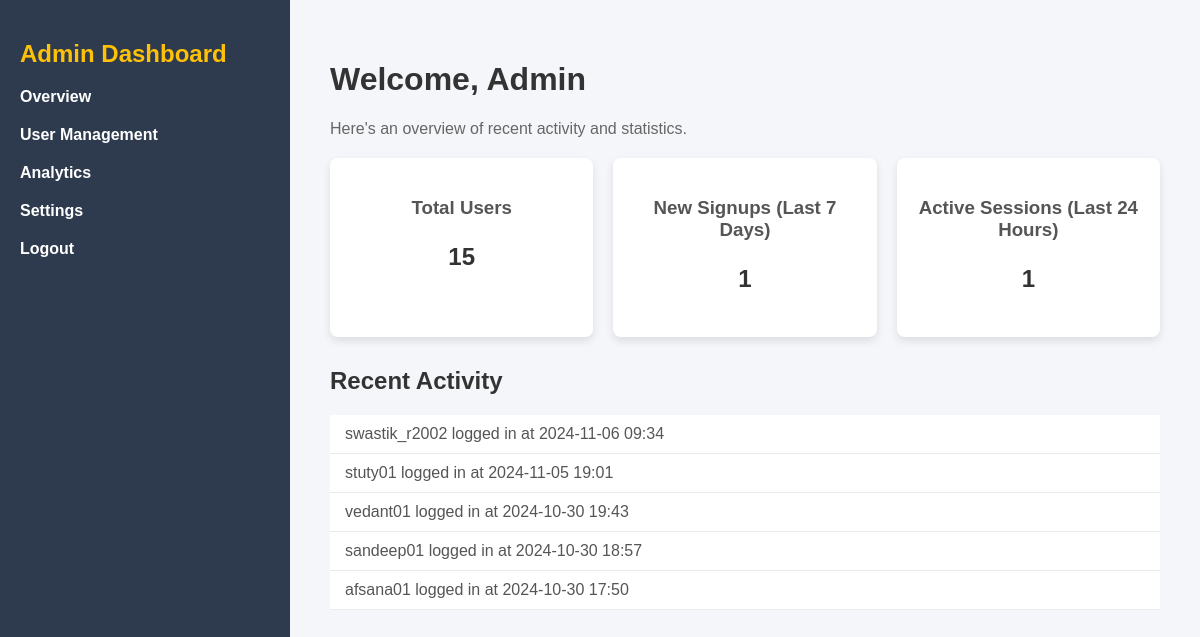
/admin_dashboard/ (signed in), run on an earlier commit of the app's database.
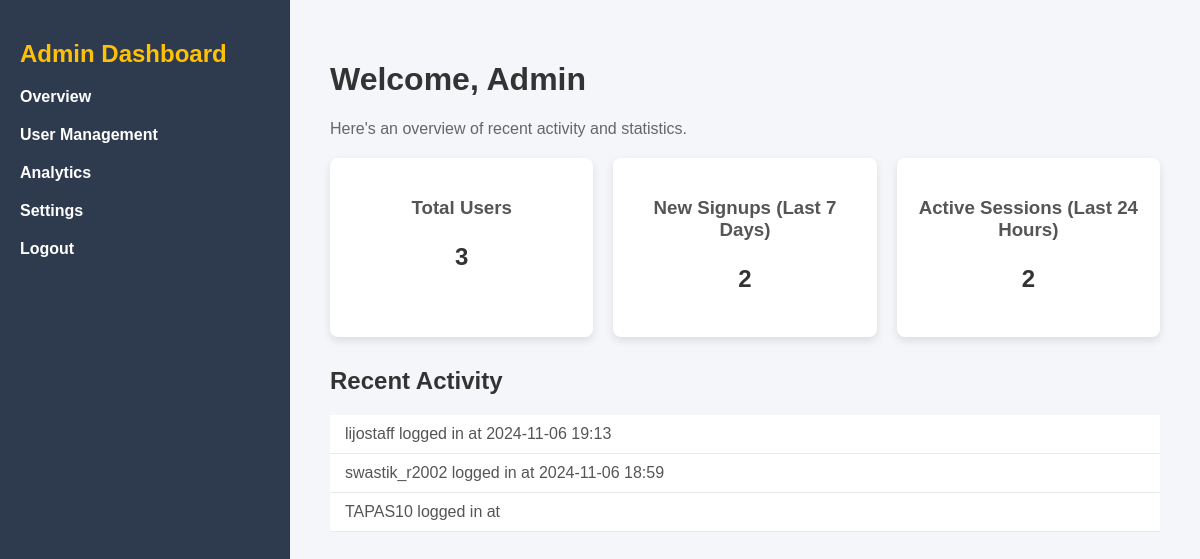
And on a later commit of the database.
### monitoring/models.py (models this page shows, shortened)
class CustomUser(AbstractUser):
    USER_TYPE_CHOICES = (
        ('user', 'User'),
        ('staff', 'Staff'),
    )
    usertype = models.CharField(max_length=10, choices=USER_TYPE_CHOICES, default='user')
    phone_number = models.CharField(max_length=15, blank=True, null=True)
    dob = models.DateField(blank=True, null=True)
    gender = models.CharField(max_length=10, choices=[('male', 'Male'), ('female', 'Female'), ('other', 'Other')], blank=True, null=True)
    groups = models.ManyToManyField(
        Group,
        related_name='customuser_set',
        blank=True,
    )
    user_permissions = models.ManyToManyField(
        Permission,
        related_name='customuser_set',
        blank=True,
    )

### monitoring/views.py (the view)
# urls.py: path('admin_dashboard/', views.admin_dashboard, name='admin_dashboard'),
@login_required
def admin_dashboard(request):
    total_users = CustomUser.objects.count()
    new_signups = CustomUser.objects.filter(date_joined__gte=timezone.now() - timezone.timedelta(days=7)).count()
    active_sessions = CustomUser.objects.filter(last_login__gte=timezone.now() - timezone.timedelta(days=1)).count()
    users = CustomUser.objects.all()
    context = {
        'total_users': total_users,
        'new_signups': new_signups,
        'active_sessions': active_sessions,
        'recent_activities': CustomUser.objects.order_by('-last_login')[:5],
        'users': users,
    }
    return render(request, 'monitoring/admin_dashboard.html', context)

### templates/monitoring/admin_dashboard.html (shortened to what this page needs)
{% load static %}
<!DOCTYPE html>
<html lang="en">
<head>
    <link rel="stylesheet" href="{% static 'css/admin_dashboard.css' %}">
</head>
<body>
    <div class="dashboard-container">
        <aside class="sidebar">
            <h2>Admin Dashboard</h2>
            <ul>
                <li><a href="{% url 'admin_dashboard' %}">Overview</a></li>
                <li><a href="{% url 'user_management' %}">User Management</a></li>
                <li><a href="#">Analytics</a></li>
                <li><a href="#">Settings</a></li>
                <li><a href="{% url 'logout' %}">Logout</a></li>
            </ul>
        </aside>
        <main class="main-content">
            <header>
                <h1>Welcome, Admin</h1>
                <p>Here's an overview of recent activity and statistics.</p>
            </header>
            <section class="stats">
                <div class="stat-card">
                    <h3>Total Users</h3>
                    <p>{{ total_users }}</p>
                </div>
                <div class="stat-card">
                    <h3>New Signups (Last 7 Days)</h3>
                    <p>{{ new_signups }}</p>
                </div>
                <div class="stat-card">
                    <h3>Active Sessions (Last 24 Hours)</h3>
                    <p>{{ active_sessions }}</p>
                </div>
            </section>
            <section class="recent-activity">
                <h2>Recent Activity</h2>
                <ul>
                    {% for user in recent_activities %}
                    <li>{{ user.username }} logged in at {{ user.last_login|date:"Y-m-d H:i" }}</li>
                    {% empty %}
                    <li>No recent activities found.</li>
                    {% endfor %}
                </ul>
            </section>
        </main>
    </div>
</body>
</html>

### static/css/admin_dashboard.css (style rules this page uses)
body, html { margin: 0; padding: 0; font-family: Arial, sans-serif; background-color: #f4f6f9; }
.dashboard-container { display: flex; min-height: 100vh; }
.sidebar { width: 250px; background-color: #2e3b4e; color: #fff; padding: 20px; }
.sidebar h2 { color: #ffc107; font-weight: 700; }
.sidebar ul { list-style-type: none; padding: 0; }
.sidebar ul li { margin: 20px 0; }
.sidebar ul li a { color: #fff; text-decoration: none; font-weight: 600; }
.main-content { flex: 1; padding: 40px; background-color: #f4f6f9; }
.main-content header h1 { font-size: 2rem; color: #333; }
.main-content header p { color: #666; }
.stats { display: flex; gap: 20px; margin: 20px 0; }
.stat-card { background-color: #fff; padding: 20px; border-radius: 8px; box-shadow: 0px 4px 8px rgba(0, 0, 0, 0.1); text-align: center; flex: 1; }
.stat-card h3 { color: #555; font-weight: 600; }
.stat-card p { font-size: 1.5rem; color: #333; font-weight: bold; }
.recent-activity { margin-top: 30px; }
.recent-activity h2 { color: #333; font-size: 1.5rem; }
.recent-activity ul { list-style: none; padding: 0; margin: 0; }
.recent-activity ul li { background: #fff; padding: 10px 15px; border-bottom: 1px solid #eaeaea; color: #555; }

What changed in the data, as far as the page shows it:
removed CustomUser: username "stuty01", last_login "2024-11-05 19:01"
removed CustomUser: username "vedant01", last_login "2024-10-30 19:43"
removed CustomUser: username "sandeep01", last_login "2024-10-30 18:57"
removed CustomUser: username "afsana01", last_login "2024-10-30 17:50"
added CustomUser: username "lijostaff", last_login "2024-11-06 19:13"
changed CustomUser "swastik_r2002": last_login "2024-11-06 09:34" → "2024-11-06 18:59"
added CustomUser: username "TAPAS10"
Also different on the page:
{{ total_users }}: "15" → "3"
{{ new_signups }}: "1" → "2"
{{ active_sessions }}: "1" → "2"
